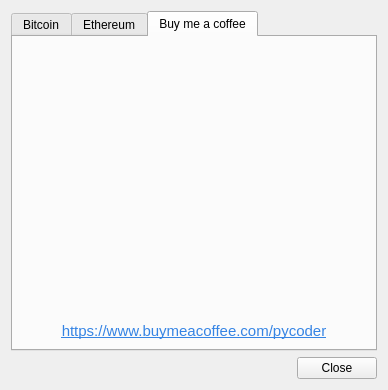
<?xml version="1.0" encoding="UTF-8"?>
<ui version="4.0">
 <class>dialog</class>
 <widget class="QDialog" name="dialog">
  <property name="enabled">
   <bool>true</bool>
  </property>
  <property name="geometry">
   <rect>
    <x>0</x>
    <y>0</y>
    <width>388</width>
    <height>390</height>
   </rect>
  </property>
  <property name="windowTitle">
   <string>Toss a coin to your PyCoder :)</string>
  </property>
  <property name="windowIcon">
   <iconset>
    <normaloff>../icons/logo.png</normaloff>../icons/logo.png</iconset>
  </property>
  <property name="modal">
   <bool>true</bool>
  </property>
  <layout class="QVBoxLayout" name="verticalLayout_3">
   <item>
    <widget class="QTabWidget" name="tabWidget">
     <property name="currentIndex">
      <number>2</number>
     </property>
     <widget class="QWidget" name="tabBTC">
      <attribute name="title">
       <string>Bitcoin</string>
      </attribute>
      <layout class="QVBoxLayout" name="verticalLayout">
       <item>
        <widget class="QLabel" name="label">
         <property name="text">
          <string/>
         </property>
         <property name="pixmap">
          <pixmap>../icons/qr-btc.jpg</pixmap>
         </property>
         <property name="scaledContents">
          <bool>false</bool>
         </property>
         <property name="alignment">
          <set>Qt::AlignCenter</set>
         </property>
        </widget>
       </item>
       <item>
        <layout class="QHBoxLayout" name="horizontalLayout_2">
         <item>
          <widget class="QLineEdit" name="lineEdit_btc">
           <property name="sizePolicy">
            <sizepolicy hsizetype="Preferred" vsizetype="Fixed">
             <horstretch>0</horstretch>
             <verstretch>0</verstretch>
            </sizepolicy>
           </property>
           <property name="text">
            <string>bc1q8svseuy6n7yzy2vkc7smu4rsk5fne389y97hmc</string>
           </property>
           <property name="frame">
            <bool>true</bool>
           </property>
           <property name="echoMode">
            <enum>QLineEdit::Normal</enum>
           </property>
           <property name="cursorPosition">
            <number>42</number>
           </property>
           <property name="readOnly">
            <bool>true</bool>
           </property>
          </widget>
         </item>
         <item>
          <widget class="QPushButton" name="pushButton_btc">
           <property name="sizePolicy">
            <sizepolicy hsizetype="Fixed" vsizetype="Fixed">
             <horstretch>0</horstretch>
             <verstretch>0</verstretch>
            </sizepolicy>
           </property>
           <property name="text">
            <string>Copy</string>
           </property>
           <property name="icon">
            <iconset>
             <normaloff>../icons/clipboard.png</normaloff>../icons/clipboard.png</iconset>
           </property>
          </widget>
         </item>
        </layout>
       </item>
      </layout>
     </widget>
     <widget class="QWidget" name="tabETH">
      <attribute name="title">
       <string>Ethereum</string>
      </attribute>
      <layout class="QVBoxLayout" name="verticalLayout_2">
       <item>
        <widget class="QLabel" name="label_2">
         <property name="text">
          <string/>
         </property>
         <property name="pixmap">
          <pixmap>../icons/qr-eth.jpg</pixmap>
         </property>
         <property name="scaledContents">
          <bool>false</bool>
         </property>
         <property name="alignment">
          <set>Qt::AlignCenter</set>
         </property>
        </widget>
       </item>
       <item>
        <layout class="QHBoxLayout" name="horizontalLayout">
         <item>
          <widget class="QLineEdit" name="lineEdit_eth">
           <property name="sizePolicy">
            <sizepolicy hsizetype="Preferred" vsizetype="Fixed">
             <horstretch>0</horstretch>
             <verstretch>0</verstretch>
            </sizepolicy>
           </property>
           <property name="text">
            <string>0xd4249A759CE930C12E713c0c810Acc9AD604cEfC</string>
           </property>
           <property name="frame">
            <bool>true</bool>
           </property>
           <property name="echoMode">
            <enum>QLineEdit::Normal</enum>
           </property>
           <property name="cursorPosition">
            <number>42</number>
           </property>
           <property name="readOnly">
            <bool>true</bool>
           </property>
          </widget>
         </item>
         <item>
          <widget class="QPushButton" name="pushButton_eth">
           <property name="sizePolicy">
            <sizepolicy hsizetype="Fixed" vsizetype="Fixed">
             <horstretch>0</horstretch>
             <verstretch>0</verstretch>
            </sizepolicy>
           </property>
           <property name="text">
            <string>Copy</string>
           </property>
           <property name="icon">
            <iconset>
             <normaloff>../icons/clipboard.png</normaloff>../icons/clipboard.png</iconset>
           </property>
          </widget>
         </item>
        </layout>
       </item>
      </layout>
     </widget>
     <widget class="QWidget" name="tabBMC">
      <attribute name="title">
       <string>Buy me a coffee</string>
      </attribute>
      <layout class="QVBoxLayout" name="verticalLayout_4">
       <item>
        <spacer name="verticalSpacer">
         <property name="orientation">
          <enum>Qt::Vertical</enum>
         </property>
         <property name="sizeHint" stdset="0">
          <size>
           <width>20</width>
           <height>40</height>
          </size>
         </property>
        </spacer>
       </item>
       <item>
        <widget class="QLabel" name="label_3">
         <property name="text">
          <string/>
         </property>
         <property name="pixmap">
          <pixmap>../icons/qr-bmc.png</pixmap>
         </property>
         <property name="scaledContents">
          <bool>false</bool>
         </property>
         <property name="alignment">
          <set>Qt::AlignCenter</set>
         </property>
        </widget>
       </item>
       <item>
        <spacer name="verticalSpacer_2">
         <property name="orientation">
          <enum>Qt::Vertical</enum>
         </property>
         <property name="sizeHint" stdset="0">
          <size>
           <width>20</width>
           <height>40</height>
          </size>
         </property>
        </spacer>
       </item>
       <item>
        <widget class="QLabel" name="label_4">
         <property name="text">
          <string>&lt;html&gt;&lt;head/&gt;&lt;body&gt;&lt;p align=&quot;center&quot;&gt;&lt;a href=&quot;https://www.buymeacoffee.com/pycoder&quot;&gt;&lt;span style=&quot; font-size:11pt; text-decoration: underline; color:#3584e4;&quot;&gt;https://www.buymeacoffee.com/pycoder&lt;/span&gt;&lt;/a&gt;&lt;/p&gt;&lt;/body&gt;&lt;/html&gt;</string>
         </property>
         <property name="openExternalLinks">
          <bool>true</bool>
         </property>
        </widget>
       </item>
      </layout>
     </widget>
    </widget>
   </item>
   <item>
    <widget class="QDialogButtonBox" name="buttonBox">
     <property name="enabled">
      <bool>true</bool>
     </property>
     <property name="orientation">
      <enum>Qt::Horizontal</enum>
     </property>
     <property name="standardButtons">
      <set>QDialogButtonBox::Close</set>
     </property>
    </widget>
   </item>
  </layout>
 </widget>
 <resources/>
 <connections>
  <connection>
   <sender>buttonBox</sender>
   <signal>accepted()</signal>
   <receiver>dialog</receiver>
   <slot>accept()</slot>
   <hints>
    <hint type="sourcelabel">
     <x>248</x>
     <y>254</y>
    </hint>
    <hint type="destinationlabel">
     <x>157</x>
     <y>274</y>
    </hint>
   </hints>
  </connection>
  <connection>
   <sender>buttonBox</sender>
   <signal>rejected()</signal>
   <receiver>dialog</receiver>
   <slot>reject()</slot>
   <hints>
    <hint type="sourcelabel">
     <x>316</x>
     <y>260</y>
    </hint>
    <hint type="destinationlabel">
     <x>286</x>
     <y>274</y>
    </hint>
   </hints>
  </connection>
 </connections>
</ui>
